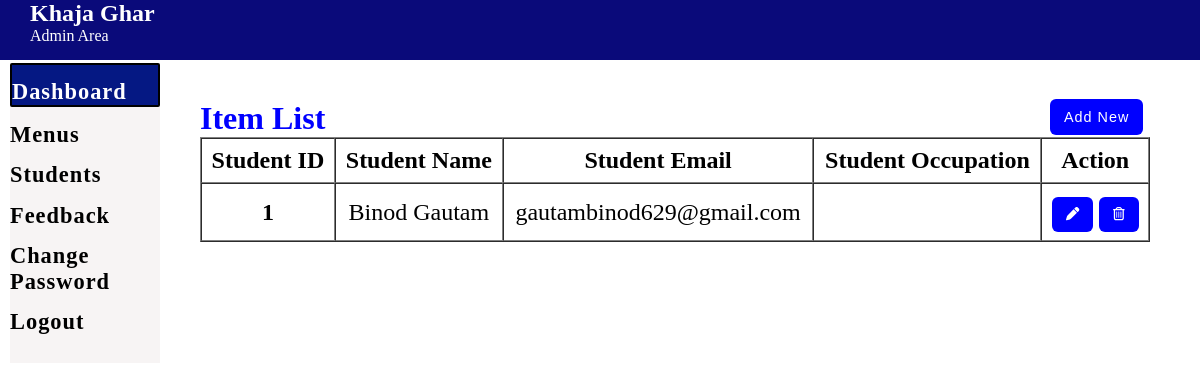
Before: /admin_Dash/students.php (signed in) with the older database file.
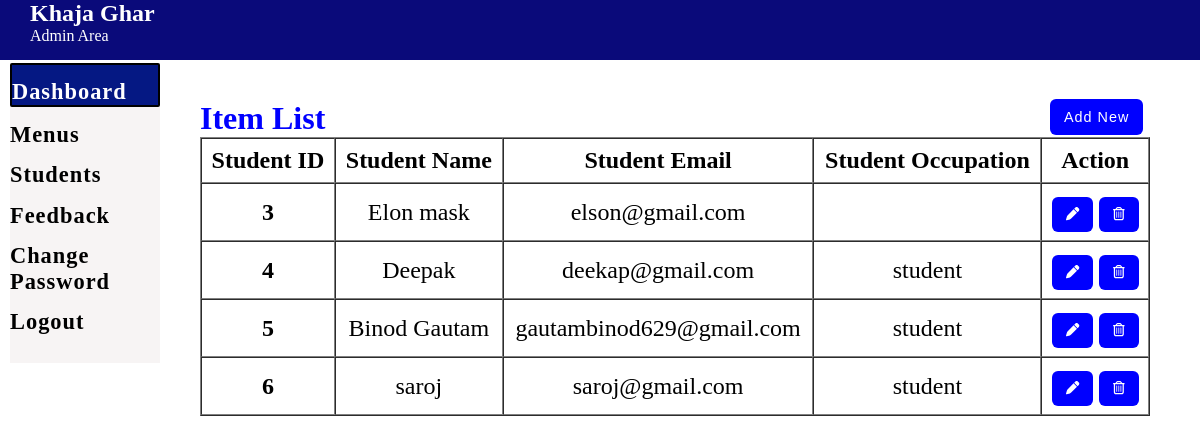
After: the same page with the newer database file.
### tables this page shows
CREATE TABLE `student` (
  `stu_id` int(11) NOT NULL,
  `stu_name` varchar(240) DEFAULT NULL,
  `stu_email` varchar(240) DEFAULT NULL,
  `stu_pass` varchar(240) DEFAULT NULL,
  `stu_occ` varchar(240) DEFAULT NULL,
  `stu_img` text DEFAULT NULL
);

### admin_Dash/students.php (the view, shortened to what this page needs)
<?php  include("nav_bar.php")?>
<section style="position:absolute; left:200px; top: 100px;">
    <div>
        <h1 style="color: blue; font-size: 2rem;">Item List</h1>
        <button style="margin-left:850px; position: absolute; top: -6px; font-size: .9rem;" class="btn"><a style="text-decoration: none; color:white;" href="add_student.php">Add New</a></button>
        <?php
     include('../php/partials/dbconnect.php');
      $sql = "SELECT * FROM student";
      $result = $conn->query($sql);
      if($result->num_rows > 0){
       echo '<table class="mytable" width="950" border="1" cellspacing="0">
       <thead>
        <tr>
         <th>Student ID</th>
         <th>Student Name</th>
         <th>Student Email</th>
         <th>Student Occupation</th>
         <th>Action</th>
        </tr>
       </thead>
       <tbody>';
        while($row = $result->fetch_assoc()){
          echo '<tr>';
          echo '<th scope="row">'.$row["stu_id"].'</th>';
          echo '<td>'. $row["stu_name"].'</td>';
          echo '<td>'.$row["stu_email"].'</td>';
          echo '<td>'.$row["stu_occ"].'</td>';
          echo '<td><form action="edit_student.php" method="POST" style="display: inline;"> <input type="hidden" name="id" value='. $row["stu_id"] .'><button type="submit" class="btn btn-info mr-3" name="view" value="View"><i class="fas fa-pen"></i></button></form>
          <form action="" method="POST" style="display: inline;" ><input type="hidden" name="id" value='. $row["stu_id"] .'><button type="submit" class="btn btn-secondary" name="delete" value="Delete"><i class="far fa-trash-alt"></i></button></form></td>
         </tr>';
        }
        echo '</tbody>
        </table>';
      } else {
        echo "0 Result";
      }
     ?>
    </div>
<?php  include("footer.php")?>

Changed rows visible on the page:
removed student: stu_id "1", stu_name "Binod Gautam", stu_email "gautambinod629@gmail.com"
added student: stu_id "3", stu_name "Elon mask", stu_email "elson@gmail.com"
added student: stu_id "4", stu_name "Deepak", stu_email "deekap@gmail.com", stu_occ "student"
added student: stu_id "5", stu_name "Binod Gautam", stu_email "gautambinod629@gmail.com", stu_occ "student"
added student: stu_id "6", stu_name "saroj", stu_email "saroj@gmail.com", stu_occ "student"
